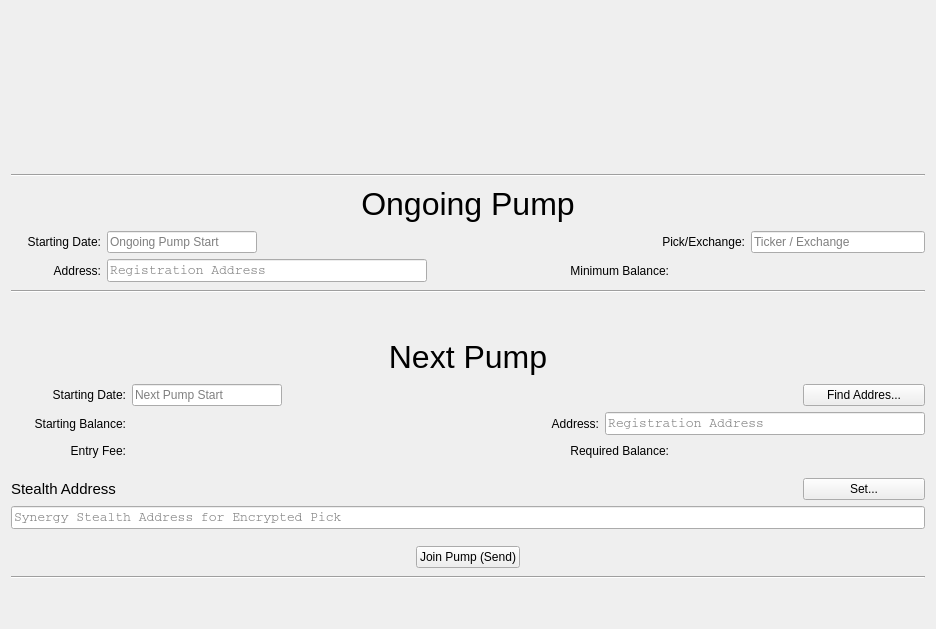
<?xml version="1.0" encoding="UTF-8"?>
<ui version="4.0">
 <class>PumpPage</class>
 <widget class="QWidget" name="PumpPage">
  <property name="geometry">
   <rect>
    <x>0</x>
    <y>0</y>
    <width>936</width>
    <height>629</height>
   </rect>
  </property>
  <property name="windowTitle">
   <string>Grandpa's Decentralized Pump Group</string>
  </property>
  <layout class="QHBoxLayout" name="horizLayout">
   <property name="bottomMargin">
    <number>8</number>
   </property>
   <item>
    <layout class="QVBoxLayout" name="verticalLayout_1">
     <item>
      <layout class="QHBoxLayout" name="horizontalLayout_17"/>
     </item>
     <item>
      <widget class="QLabel" name="label_banner">
       <property name="minimumSize">
        <size>
         <width>0</width>
         <height>155</height>
        </size>
       </property>
       <property name="text">
        <string/>
       </property>
       <property name="alignment">
        <set>Qt::AlignCenter</set>
       </property>
      </widget>
     </item>
     <item>
      <spacer name="verticalSpacer_3">
       <property name="orientation">
        <enum>Qt::Vertical</enum>
       </property>
       <property name="sizeHint" stdset="0">
        <size>
         <width>20</width>
         <height>40</height>
        </size>
       </property>
      </spacer>
     </item>
     <item>
      <widget class="Line" name="line_2">
       <property name="orientation">
        <enum>Qt::Horizontal</enum>
       </property>
      </widget>
     </item>
     <item>
      <layout class="QVBoxLayout" name="verticalLayout_2">
       <item>
        <layout class="QVBoxLayout" name="verticalLayout">
         <item>
          <layout class="QHBoxLayout" name="horizontalLayout_8">
           <item>
            <widget class="QLabel" name="labelOngoing">
             <property name="minimumSize">
              <size>
               <width>0</width>
               <height>42</height>
              </size>
             </property>
             <property name="font">
              <font>
               <pointsize>24</pointsize>
               <weight>50</weight>
               <bold>false</bold>
              </font>
             </property>
             <property name="text">
              <string>Ongoing Pump</string>
             </property>
             <property name="alignment">
              <set>Qt::AlignCenter</set>
             </property>
            </widget>
           </item>
          </layout>
         </item>
         <item>
          <layout class="QHBoxLayout" name="horizLayout_1">
           <item>
            <widget class="QLabel" name="label">
             <property name="minimumSize">
              <size>
               <width>90</width>
               <height>0</height>
              </size>
             </property>
             <property name="text">
              <string>Starting Date:</string>
             </property>
             <property name="alignment">
              <set>Qt::AlignRight|Qt::AlignTrailing|Qt::AlignVCenter</set>
             </property>
            </widget>
           </item>
           <item>
            <widget class="QLineEdit" name="lineEditWeekOfOngoing">
             <property name="maximumSize">
              <size>
               <width>150</width>
               <height>16777215</height>
              </size>
             </property>
             <property name="toolTip">
              <string>&lt;html&gt;&lt;head/&gt;&lt;body&gt;&lt;p&gt;Start date of current pump&lt;/p&gt;&lt;/body&gt;&lt;/html&gt;</string>
             </property>
             <property name="text">
              <string/>
             </property>
             <property name="readOnly">
              <bool>true</bool>
             </property>
             <property name="placeholderText">
              <string>Ongoing Pump Start</string>
             </property>
            </widget>
           </item>
           <item>
            <spacer name="horizontalSpacer_3">
             <property name="orientation">
              <enum>Qt::Horizontal</enum>
             </property>
             <property name="sizeHint" stdset="0">
              <size>
               <width>40</width>
               <height>20</height>
              </size>
             </property>
            </spacer>
           </item>
           <item>
            <widget class="QLabel" name="label_2">
             <property name="text">
              <string>Pick/Exchange:</string>
             </property>
             <property name="alignment">
              <set>Qt::AlignRight|Qt::AlignTrailing|Qt::AlignVCenter</set>
             </property>
            </widget>
           </item>
           <item>
            <widget class="QLineEdit" name="lineEditPickOngoing">
             <property name="minimumSize">
              <size>
               <width>174</width>
               <height>0</height>
              </size>
             </property>
             <property name="maximumSize">
              <size>
               <width>174</width>
               <height>16777215</height>
              </size>
             </property>
             <property name="text">
              <string/>
             </property>
             <property name="readOnly">
              <bool>true</bool>
             </property>
             <property name="placeholderText">
              <string>Ticker / Exchange</string>
             </property>
            </widget>
           </item>
          </layout>
         </item>
        </layout>
       </item>
       <item>
        <layout class="QHBoxLayout" name="horizLayout_2">
         <item>
          <widget class="QLabel" name="label_4">
           <property name="minimumSize">
            <size>
             <width>90</width>
             <height>0</height>
            </size>
           </property>
           <property name="text">
            <string>Address:</string>
           </property>
           <property name="alignment">
            <set>Qt::AlignRight|Qt::AlignTrailing|Qt::AlignVCenter</set>
           </property>
          </widget>
         </item>
         <item>
          <widget class="QLineEdit" name="lineEditAddressOngoing">
           <property name="minimumSize">
            <size>
             <width>320</width>
             <height>0</height>
            </size>
           </property>
           <property name="maximumSize">
            <size>
             <width>320</width>
             <height>16777215</height>
            </size>
           </property>
           <property name="font">
            <font>
             <family>Courier</family>
             <pointsize>10</pointsize>
            </font>
           </property>
           <property name="text">
            <string/>
           </property>
           <property name="readOnly">
            <bool>true</bool>
           </property>
           <property name="placeholderText">
            <string>Registration Address</string>
           </property>
          </widget>
         </item>
         <item>
          <spacer name="horizontalSpacer_5">
           <property name="orientation">
            <enum>Qt::Horizontal</enum>
           </property>
           <property name="sizeHint" stdset="0">
            <size>
             <width>40</width>
             <height>20</height>
            </size>
           </property>
          </spacer>
         </item>
         <item>
          <widget class="QLabel" name="label_3">
           <property name="text">
            <string>Minimum Balance:</string>
           </property>
           <property name="alignment">
            <set>Qt::AlignRight|Qt::AlignTrailing|Qt::AlignVCenter</set>
           </property>
          </widget>
         </item>
         <item>
          <widget class="BitcoinAmountField" name="btcamtBalanceOngoing" native="true">
           <property name="minimumSize">
            <size>
             <width>250</width>
             <height>0</height>
            </size>
           </property>
           <property name="maximumSize">
            <size>
             <width>250</width>
             <height>16777215</height>
            </size>
           </property>
          </widget>
         </item>
        </layout>
       </item>
      </layout>
     </item>
     <item>
      <spacer name="verticalSpacer">
       <property name="orientation">
        <enum>Qt::Vertical</enum>
       </property>
       <property name="sizeHint" stdset="0">
        <size>
         <width>20</width>
         <height>40</height>
        </size>
       </property>
      </spacer>
     </item>
     <item>
      <widget class="Line" name="line">
       <property name="orientation">
        <enum>Qt::Horizontal</enum>
       </property>
      </widget>
     </item>
     <item>
      <spacer name="verticalSpacer_7">
       <property name="orientation">
        <enum>Qt::Vertical</enum>
       </property>
       <property name="sizeHint" stdset="0">
        <size>
         <width>20</width>
         <height>75</height>
        </size>
       </property>
      </spacer>
     </item>
     <item>
      <layout class="QVBoxLayout" name="verticalLayout_3">
       <item>
        <layout class="QHBoxLayout" name="horizontalLayout_16">
         <item>
          <widget class="QLabel" name="labelNext">
           <property name="minimumSize">
            <size>
             <width>0</width>
             <height>42</height>
            </size>
           </property>
           <property name="font">
            <font>
             <pointsize>24</pointsize>
             <weight>50</weight>
             <bold>false</bold>
            </font>
           </property>
           <property name="text">
            <string>Next Pump</string>
           </property>
           <property name="alignment">
            <set>Qt::AlignCenter</set>
           </property>
          </widget>
         </item>
        </layout>
       </item>
       <item>
        <layout class="QHBoxLayout" name="horizontalLayout_4">
         <item>
          <widget class="QLabel" name="label_5">
           <property name="minimumSize">
            <size>
             <width>115</width>
             <height>0</height>
            </size>
           </property>
           <property name="text">
            <string>Starting Date:</string>
           </property>
           <property name="alignment">
            <set>Qt::AlignRight|Qt::AlignTrailing|Qt::AlignVCenter</set>
           </property>
          </widget>
         </item>
         <item>
          <widget class="QLineEdit" name="lineEditWeekOfNext">
           <property name="minimumSize">
            <size>
             <width>150</width>
             <height>0</height>
            </size>
           </property>
           <property name="maximumSize">
            <size>
             <width>150</width>
             <height>16777215</height>
            </size>
           </property>
           <property name="text">
            <string/>
           </property>
           <property name="readOnly">
            <bool>true</bool>
           </property>
           <property name="placeholderText">
            <string>Next Pump Start</string>
           </property>
          </widget>
         </item>
         <item>
          <spacer name="horizontalSpacer_2">
           <property name="orientation">
            <enum>Qt::Horizontal</enum>
           </property>
           <property name="sizeHint" stdset="0">
            <size>
             <width>40</width>
             <height>20</height>
            </size>
           </property>
          </spacer>
         </item>
         <item>
          <widget class="QPushButton" name="btnFindAddresses">
           <property name="minimumSize">
            <size>
             <width>122</width>
             <height>0</height>
            </size>
           </property>
           <property name="maximumSize">
            <size>
             <width>118</width>
             <height>16777215</height>
            </size>
           </property>
           <property name="text">
            <string>Find Addres...</string>
           </property>
          </widget>
         </item>
        </layout>
       </item>
       <item>
        <layout class="QHBoxLayout" name="horizontalLayout_2">
         <item>
          <widget class="QLabel" name="label_6">
           <property name="minimumSize">
            <size>
             <width>115</width>
             <height>0</height>
            </size>
           </property>
           <property name="maximumSize">
            <size>
             <width>115</width>
             <height>16777215</height>
            </size>
           </property>
           <property name="layoutDirection">
            <enum>Qt::LeftToRight</enum>
           </property>
           <property name="text">
            <string>Starting Balance:</string>
           </property>
           <property name="alignment">
            <set>Qt::AlignRight|Qt::AlignTrailing|Qt::AlignVCenter</set>
           </property>
          </widget>
         </item>
         <item>
          <widget class="BitcoinAmountField" name="btcamtBalanceNext" native="true">
           <property name="minimumSize">
            <size>
             <width>250</width>
             <height>0</height>
            </size>
           </property>
           <property name="maximumSize">
            <size>
             <width>250</width>
             <height>16777215</height>
            </size>
           </property>
          </widget>
         </item>
         <item>
          <spacer name="horizontalSpacer_8">
           <property name="orientation">
            <enum>Qt::Horizontal</enum>
           </property>
           <property name="sizeHint" stdset="0">
            <size>
             <width>40</width>
             <height>20</height>
            </size>
           </property>
          </spacer>
         </item>
         <item>
          <widget class="QLabel" name="label_7">
           <property name="minimumSize">
            <size>
             <width>70</width>
             <height>0</height>
            </size>
           </property>
           <property name="text">
            <string>Address:</string>
           </property>
           <property name="alignment">
            <set>Qt::AlignRight|Qt::AlignTrailing|Qt::AlignVCenter</set>
           </property>
          </widget>
         </item>
         <item>
          <widget class="QLineEdit" name="lineEditAddressNext">
           <property name="minimumSize">
            <size>
             <width>320</width>
             <height>0</height>
            </size>
           </property>
           <property name="maximumSize">
            <size>
             <width>320</width>
             <height>16777215</height>
            </size>
           </property>
           <property name="font">
            <font>
             <family>Courier</family>
             <pointsize>10</pointsize>
            </font>
           </property>
           <property name="text">
            <string/>
           </property>
           <property name="readOnly">
            <bool>true</bool>
           </property>
           <property name="placeholderText">
            <string>Registration Address</string>
           </property>
          </widget>
         </item>
        </layout>
       </item>
       <item>
        <layout class="QHBoxLayout" name="horizontalLayout_3">
         <item>
          <widget class="QLabel" name="label_8">
           <property name="minimumSize">
            <size>
             <width>115</width>
             <height>0</height>
            </size>
           </property>
           <property name="text">
            <string>Entry Fee:</string>
           </property>
           <property name="alignment">
            <set>Qt::AlignRight|Qt::AlignTrailing|Qt::AlignVCenter</set>
           </property>
          </widget>
         </item>
         <item>
          <widget class="BitcoinAmountField" name="btcamtAmount" native="true">
           <property name="minimumSize">
            <size>
             <width>250</width>
             <height>0</height>
            </size>
           </property>
           <property name="maximumSize">
            <size>
             <width>250</width>
             <height>16777215</height>
            </size>
           </property>
          </widget>
         </item>
         <item>
          <spacer name="horizontalSpacer_9">
           <property name="orientation">
            <enum>Qt::Horizontal</enum>
           </property>
           <property name="sizeHint" stdset="0">
            <size>
             <width>40</width>
             <height>20</height>
            </size>
           </property>
          </spacer>
         </item>
         <item>
          <widget class="QLabel" name="label_9">
           <property name="minimumSize">
            <size>
             <width>80</width>
             <height>0</height>
            </size>
           </property>
           <property name="text">
            <string>Required Balance:</string>
           </property>
           <property name="alignment">
            <set>Qt::AlignRight|Qt::AlignTrailing|Qt::AlignVCenter</set>
           </property>
          </widget>
         </item>
         <item>
          <widget class="BitcoinAmountField" name="btcamtRequired" native="true">
           <property name="minimumSize">
            <size>
             <width>250</width>
             <height>0</height>
            </size>
           </property>
           <property name="maximumSize">
            <size>
             <width>250</width>
             <height>16777215</height>
            </size>
           </property>
          </widget>
         </item>
        </layout>
       </item>
      </layout>
     </item>
     <item>
      <layout class="QVBoxLayout" name="verticalLayout_4">
       <item>
        <spacer name="verticalSpacer_4">
         <property name="orientation">
          <enum>Qt::Vertical</enum>
         </property>
         <property name="sizeHint" stdset="0">
          <size>
           <width>20</width>
           <height>30</height>
          </size>
         </property>
        </spacer>
       </item>
       <item>
        <layout class="QHBoxLayout" name="horizontalLayout_11">
         <item>
          <widget class="QLabel" name="labelStealthAddress">
           <property name="font">
            <font>
             <pointsize>11</pointsize>
            </font>
           </property>
           <property name="text">
            <string>Stealth Address</string>
           </property>
          </widget>
         </item>
         <item>
          <spacer name="horizontalSpacer">
           <property name="orientation">
            <enum>Qt::Horizontal</enum>
           </property>
           <property name="sizeHint" stdset="0">
            <size>
             <width>40</width>
             <height>20</height>
            </size>
           </property>
          </spacer>
         </item>
         <item>
          <widget class="QPushButton" name="btnSetStealthAddress">
           <property name="minimumSize">
            <size>
             <width>122</width>
             <height>0</height>
            </size>
           </property>
           <property name="maximumSize">
            <size>
             <width>118</width>
             <height>16777215</height>
            </size>
           </property>
           <property name="text">
            <string>Set...</string>
           </property>
          </widget>
         </item>
        </layout>
       </item>
       <item>
        <layout class="QHBoxLayout" name="horizontalLayout">
         <item>
          <widget class="QLineEdit" name="lineEditStealthAddress">
           <property name="minimumSize">
            <size>
             <width>0</width>
             <height>0</height>
            </size>
           </property>
           <property name="maximumSize">
            <size>
             <width>16777215</width>
             <height>16777215</height>
            </size>
           </property>
           <property name="font">
            <font>
             <family>Courier</family>
             <pointsize>10</pointsize>
            </font>
           </property>
           <property name="text">
            <string/>
           </property>
           <property name="readOnly">
            <bool>true</bool>
           </property>
           <property name="placeholderText">
            <string>Synergy Stealth Address for Encrypted Pick</string>
           </property>
          </widget>
         </item>
        </layout>
       </item>
       <item>
        <spacer name="verticalSpacer_6">
         <property name="orientation">
          <enum>Qt::Vertical</enum>
         </property>
         <property name="sizeHint" stdset="0">
          <size>
           <width>20</width>
           <height>30</height>
          </size>
         </property>
        </spacer>
       </item>
       <item>
        <layout class="QHBoxLayout" name="horizontalLayout_6">
         <item>
          <spacer name="horizontalSpacer_4">
           <property name="orientation">
            <enum>Qt::Horizontal</enum>
           </property>
           <property name="sizeHint" stdset="0">
            <size>
             <width>40</width>
             <height>20</height>
            </size>
           </property>
          </spacer>
         </item>
         <item>
          <widget class="QPushButton" name="btnJoinPump">
           <property name="text">
            <string>Join Pump (Send)</string>
           </property>
          </widget>
         </item>
         <item>
          <spacer name="horizontalSpacer_6">
           <property name="orientation">
            <enum>Qt::Horizontal</enum>
           </property>
           <property name="sizeHint" stdset="0">
            <size>
             <width>40</width>
             <height>20</height>
            </size>
           </property>
          </spacer>
         </item>
        </layout>
       </item>
      </layout>
     </item>
     <item>
      <spacer name="verticalSpacer_5">
       <property name="orientation">
        <enum>Qt::Vertical</enum>
       </property>
       <property name="sizeHint" stdset="0">
        <size>
         <width>20</width>
         <height>40</height>
        </size>
       </property>
      </spacer>
     </item>
     <item>
      <widget class="Line" name="line_3">
       <property name="orientation">
        <enum>Qt::Horizontal</enum>
       </property>
      </widget>
     </item>
     <item>
      <spacer name="verticalSpacer_2">
       <property name="orientation">
        <enum>Qt::Vertical</enum>
       </property>
       <property name="sizeHint" stdset="0">
        <size>
         <width>20</width>
         <height>80</height>
        </size>
       </property>
      </spacer>
     </item>
    </layout>
   </item>
  </layout>
 </widget>
 <customwidgets>
  <customwidget>
   <class>BitcoinAmountField</class>
   <extends>QWidget</extends>
   <header>bitcoinamountfield.h</header>
  </customwidget>
 </customwidgets>
 <resources/>
 <connections/>
</ui>
